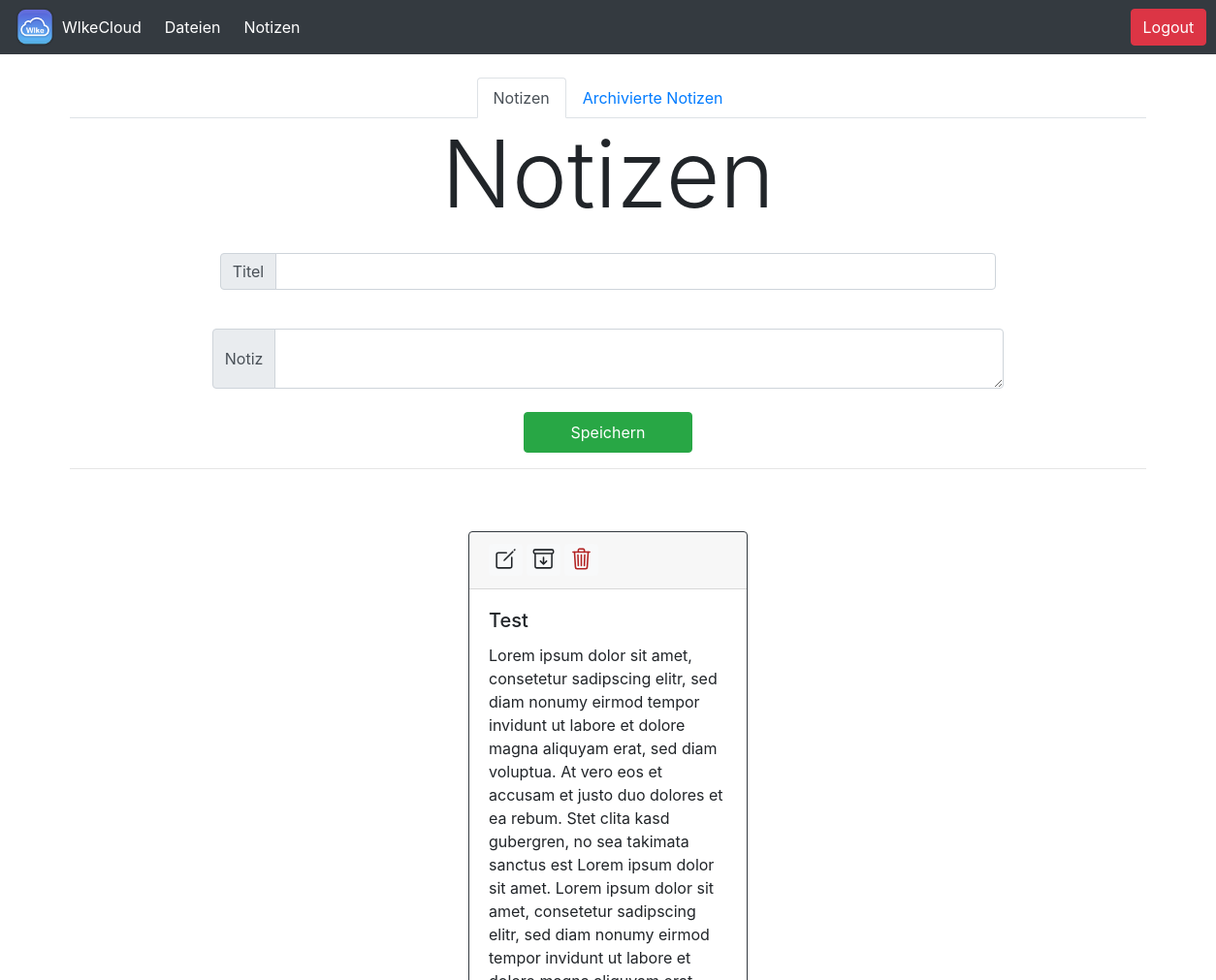
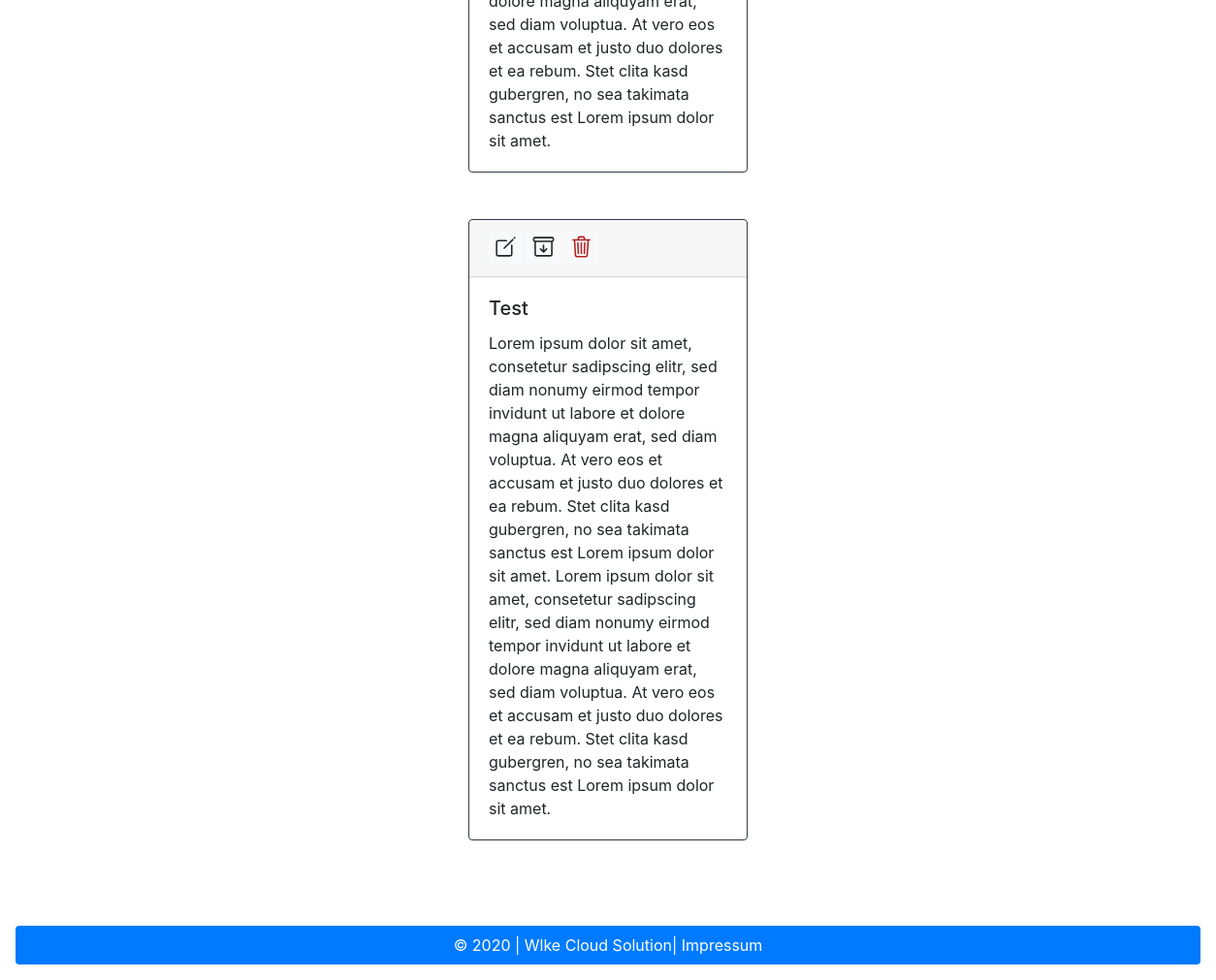
/notes/ (signed in), run on an earlier commit of the app's database (2 pictures, top to bottom).
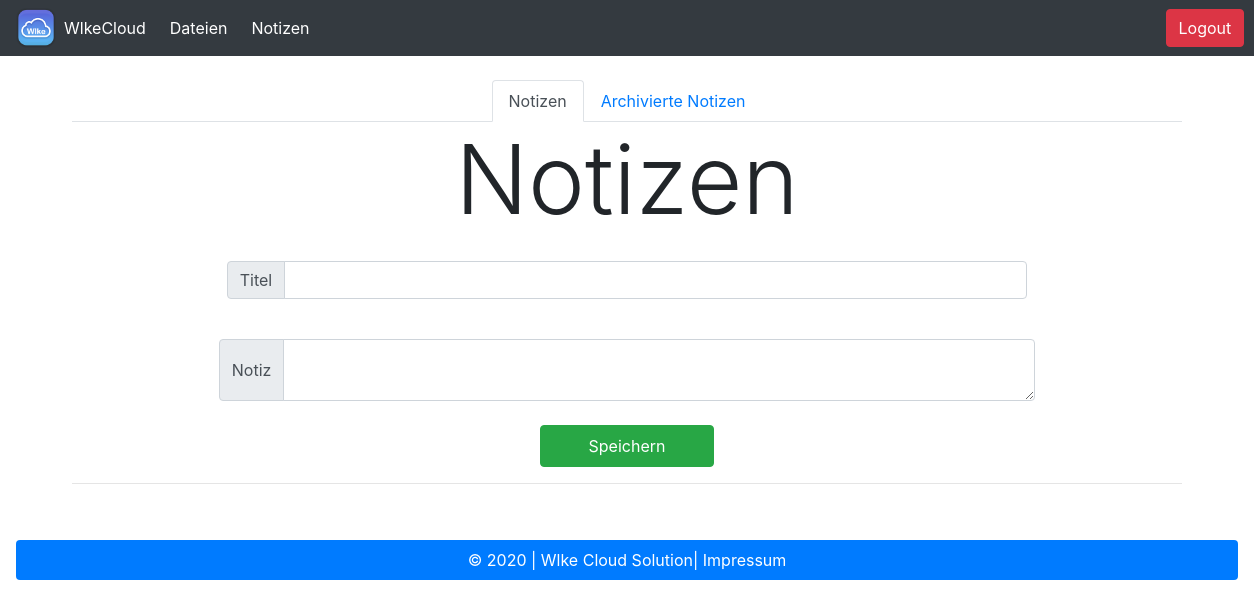
And on a later commit of the database.
### notes/models.py (models this page shows, shortened)
class Notiz(models.Model):
    benutzer = models.ForeignKey(
        User, on_delete=models.CASCADE, related_name="notiz", null=True)
    titel = models.CharField(max_length=200)
    body = models.TextField()
    archived = models.BooleanField(default=False)
    class Meta:
        verbose_name_plural = 'Notizen'

### notes/views.py (the view, shortened to what this page needs)
# urls.py: path('', views.index, name="index"),
def index(request):
    return render(request, 'notes/notes_index.html')

### templates/notes/notes_index.html (shortened to what this page needs)
{% extends 'base_storage.html' %} {% block titel %}Notizen{% endblock %}
{% block content %}
<br>
<ul class="nav nav-tabs justify-content-center">
  <li class="nav-item">
    <a class="nav-link active" href="/notes/">Notizen</a>
  </li>
  <li class="nav-item">
    <a class="nav-link" href="/notes/archived/">Archivierte Notizen</a>
  </li>
  <br>
</ul>
<div class="text-center">
  <h1 class="text-center display-1">Notizen</h1>
</div>
<form method="POST" name="note">
  <div class="input-group input-groupm mb-3 w-75 p-3 mx-auto">
    <div class="input-group-prepend">
      <span class="input-group-text" id="inputGroup-sizing-sm">Titel</span>
    </div>
    <input type="text" class="form-control" name="note-title">
  </div>
  <div class="input-group mb-3 w-75 p-2 mx-auto">
    <div class="input-group-prepend">
      <span class="input-group-text" id="inputGroup-sizing-default">Notiz</span>
    </div>
    <textarea class="form-control" type="text" name="note-body">  </textarea>
  </div>
  <div class="text-center">
    <button class="btn btn-success pl-5 pr-5 pt-2 pb-2" type="submit">Speichern</button>
  </div>
</form>
<hr>
<div class="card-columns">
{% for notiz in user.notiz.all %}
{% if notiz.archived %}
{% else %}
<div class="card border-dark mx-auto m-5" style="max-width: 18rem;">
  <div class="card-header">
    <a href="/notes/edit/{{notiz.id}}" class="badge badge-light"><ion-icon name="create-outline" style="font-size: 25px;"></ion-icon></a>
    <a href="/notes/archive/{{notiz.id}}" class="badge badge-light"><ion-icon name="archive-outline" style="font-size: 25px;"></ion-icon></a>
    <a href="/notes/delete/{{notiz.id}}/" class="badge badge-light"><ion-icon name="trash-outline" style="font-size: 25px; color:firebrick;"></ion-icon></a>
  </div>
  <div class="card-body">
    <h5 class="card-title">{{ notiz.titel }}</h5>
    <p class="card-text">{{ notiz.body }}</p>
  </div>
  {% endif %}
</div>
{% endfor %}
</div>
{% endblock %}

What changed in the data, as far as the page shows it:
removed Notiz: titel "Test", body "Lorem ipsum dolor sit amet, consetetur sadipscing elitr, sed diam nonumy eirmod tempor invidunt ut labore et dolore magna aliquyam erat, sed diam voluptua. At vero eos et accusam et justo duo dolores et ea rebum. Stet clita kasd gubergren, no sea takimata sanctus est Lorem ipsum dolor sit amet. Lorem ipsum dolor sit amet, consetetur sadipscing elitr, sed diam nonumy eirmod tempor invidunt ut labore et dolore magna aliquyam erat, sed diam voluptua. At vero eos et accusam et justo duo dolores et ea rebum. Stet clita kasd gubergren, no sea takimata sanctus est Lorem ipsum dolor sit amet."
removed Notiz: titel "Test", body "Lorem ipsum dolor sit amet, consetetur sadipscing elitr, sed diam nonumy eirmod tempor invidunt ut labore et dolore magna aliquyam erat, sed diam voluptua. At vero eos et accusam et justo duo dolores et ea rebum. Stet clita kasd gubergren, no sea takimata sanctus est Lorem ipsum dolor sit amet. Lorem ipsum dolor sit amet, consetetur sadipscing elitr, sed diam nonumy eirmod tempor invidunt ut labore et dolore magna aliquyam erat, sed diam voluptua. At vero eos et accusam et justo duo dolores et ea rebum. Stet clita kasd gubergren, no sea takimata sanctus est Lorem ipsum dolor sit amet."
